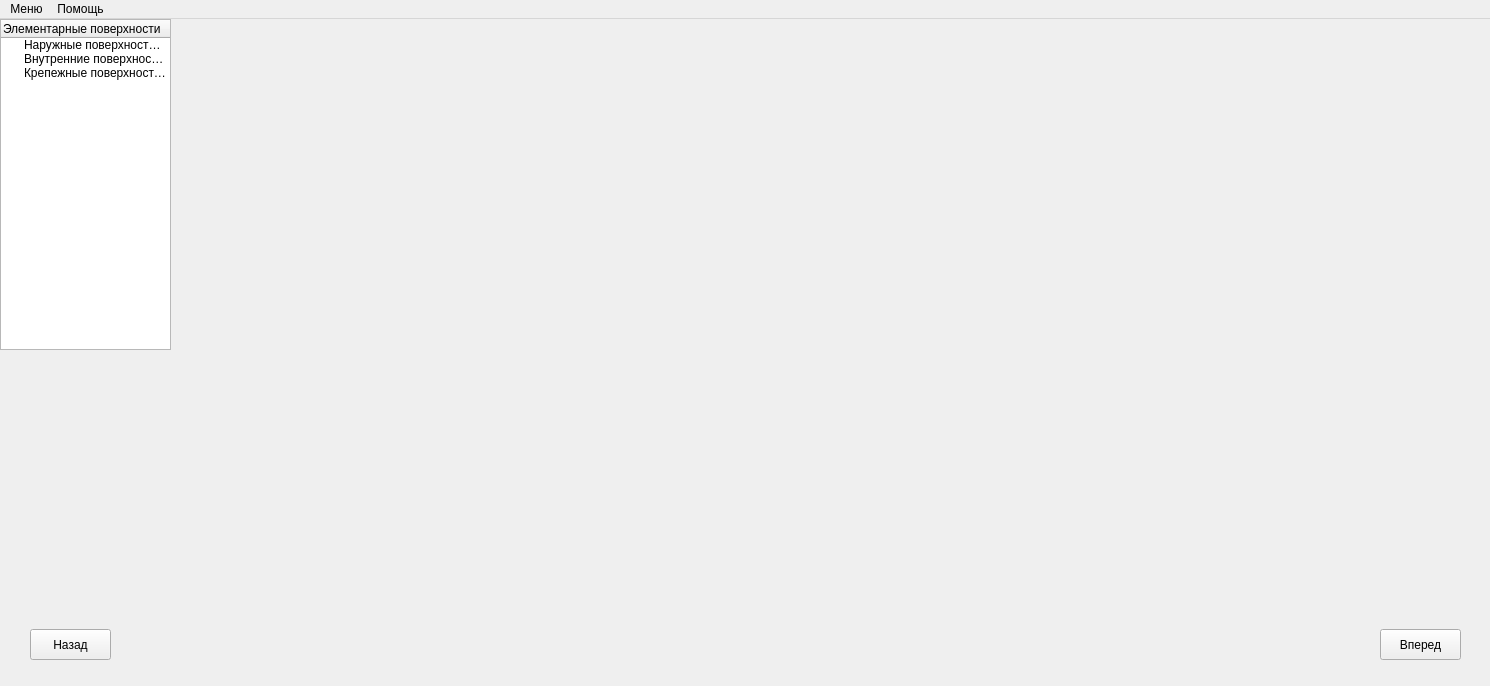
<?xml version="1.0" encoding="UTF-8"?>
<ui version="4.0">
 <class>MainWindow</class>
 <widget class="QMainWindow" name="MainWindow">
  <property name="enabled">
   <bool>true</bool>
  </property>
  <property name="geometry">
   <rect>
    <x>0</x>
    <y>0</y>
    <width>1490</width>
    <height>686</height>
   </rect>
  </property>
  <property name="windowTitle">
   <string>Добавление элементарных поверхностей</string>
  </property>
  <widget class="QWidget" name="centralWidget">
   <widget class="QStackedWidget" name="stackedWidget">
    <property name="geometry">
     <rect>
      <x>0</x>
      <y>0</y>
      <width>1491</width>
      <height>591</height>
     </rect>
    </property>
    <property name="currentIndex">
     <number>0</number>
    </property>
    <widget class="QWidget" name="page_0">
     <widget class="QTabWidget" name="tabWidget">
      <property name="enabled">
       <bool>true</bool>
      </property>
      <property name="geometry">
       <rect>
        <x>190</x>
        <y>0</y>
        <width>1301</width>
        <height>581</height>
       </rect>
      </property>
      <property name="font">
       <font>
        <pointsize>10</pointsize>
       </font>
      </property>
      <property name="currentIndex">
       <number>-1</number>
      </property>
      <property name="documentMode">
       <bool>true</bool>
      </property>
      <property name="tabsClosable">
       <bool>true</bool>
      </property>
      <property name="movable">
       <bool>true</bool>
      </property>
     </widget>
     <widget class="QTreeWidget" name="treeWidget">
      <property name="geometry">
       <rect>
        <x>0</x>
        <y>0</y>
        <width>171</width>
        <height>331</height>
       </rect>
      </property>
      <property name="contextMenuPolicy">
       <enum>Qt::CustomContextMenu</enum>
      </property>
      <property name="dragDropMode">
       <enum>QAbstractItemView::InternalMove</enum>
      </property>
      <attribute name="headerCascadingSectionResizes">
       <bool>true</bool>
      </attribute>
      <attribute name="headerHighlightSections">
       <bool>false</bool>
      </attribute>
      <attribute name="headerShowSortIndicator" stdset="0">
       <bool>false</bool>
      </attribute>
      <column>
       <property name="text">
        <string>Элементарные поверхности</string>
       </property>
      </column>
      <item>
       <property name="text">
        <string>Наружные поверхности вращения</string>
       </property>
      </item>
      <item>
       <property name="text">
        <string>Внутренние поверхности вращения</string>
       </property>
      </item>
      <item>
       <property name="text">
        <string>Крепежные поверхности вращения</string>
       </property>
      </item>
     </widget>
    </widget>
   </widget>
   <widget class="QPushButton" name="forwardButton">
    <property name="geometry">
     <rect>
      <x>1380</x>
      <y>610</y>
      <width>81</width>
      <height>31</height>
     </rect>
    </property>
    <property name="text">
     <string>Вперед</string>
    </property>
   </widget>
   <widget class="QPushButton" name="backButton">
    <property name="geometry">
     <rect>
      <x>30</x>
      <y>610</y>
      <width>81</width>
      <height>31</height>
     </rect>
    </property>
    <property name="text">
     <string>Назад</string>
    </property>
   </widget>
  </widget>
  <widget class="QMenuBar" name="menuBar">
   <property name="geometry">
    <rect>
     <x>0</x>
     <y>0</y>
     <width>1490</width>
     <height>26</height>
    </rect>
   </property>
   <widget class="QMenu" name="menu">
    <property name="title">
     <string>Меню</string>
    </property>
    <addaction name="New"/>
    <addaction name="Open"/>
    <addaction name="separator"/>
    <addaction name="Save"/>
   </widget>
   <widget class="QMenu" name="menu_2">
    <property name="title">
     <string>Помощь</string>
    </property>
    <addaction name="DicSearch"/>
    <addaction name="Reference"/>
    <addaction name="separator"/>
    <addaction name="AboutProgram"/>
   </widget>
   <addaction name="menu"/>
   <addaction name="menu_2"/>
  </widget>
  <action name="New">
   <property name="text">
    <string>Создать</string>
   </property>
  </action>
  <action name="Open">
   <property name="text">
    <string>Открыть</string>
   </property>
  </action>
  <action name="Save">
   <property name="text">
    <string>Сохранить</string>
   </property>
  </action>
  <action name="SaveAs">
   <property name="text">
    <string>Сохранить как...</string>
   </property>
  </action>
  <action name="DicSearch">
   <property name="text">
    <string>Поиск по справочникам</string>
   </property>
  </action>
  <action name="Reference">
   <property name="text">
    <string>Справка</string>
   </property>
  </action>
  <action name="AboutProgram">
   <property name="text">
    <string>О программе</string>
   </property>
  </action>
 </widget>
 <layoutdefault spacing="6" margin="11"/>
 <resources/>
 <connections/>
</ui>
